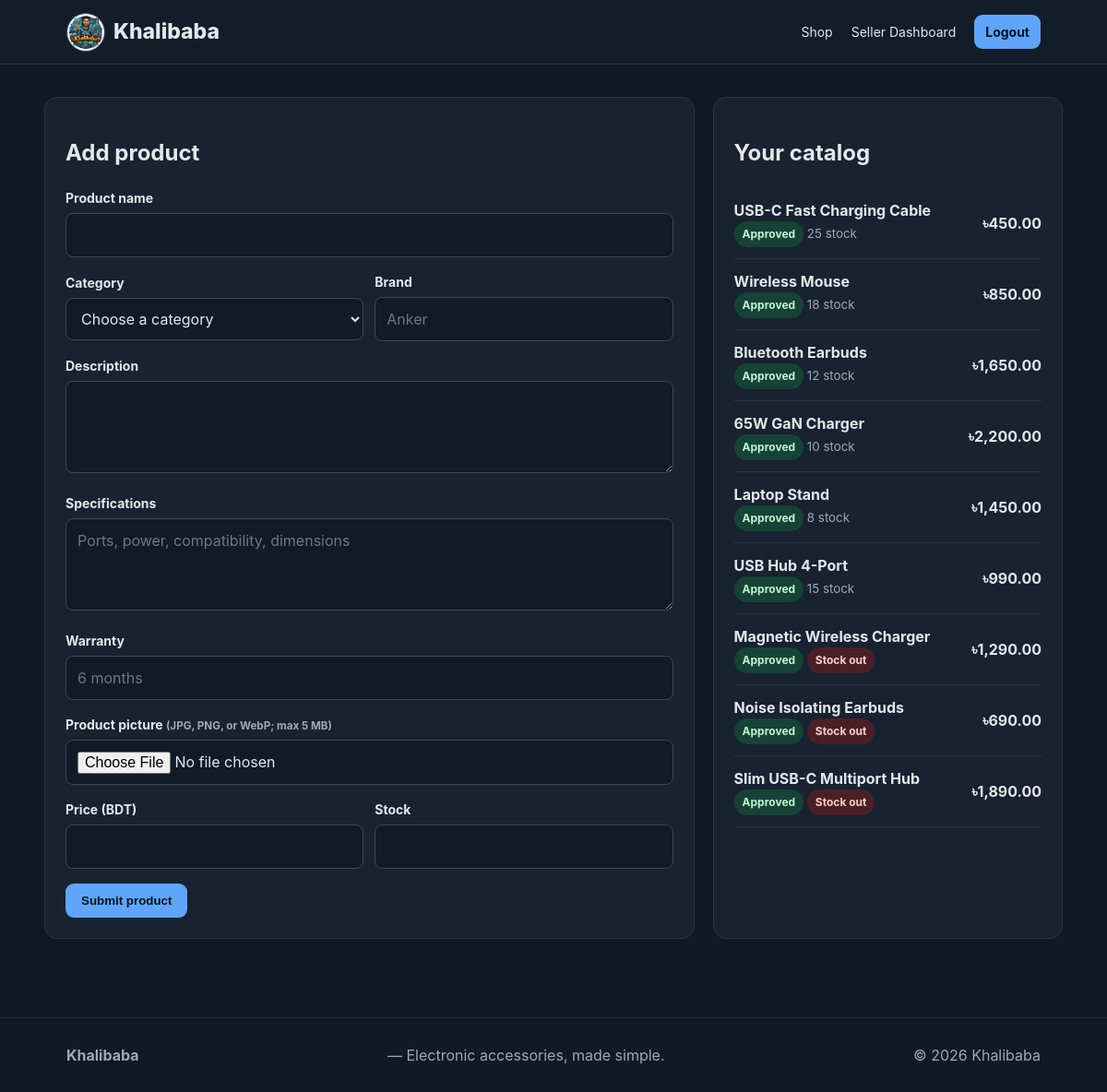
/seller/products.php (signed in), run on the app's committed database.
### tables this page shows
CREATE TABLE products (
    id INT AUTO_INCREMENT PRIMARY KEY,
    seller_id INT NOT NULL,
    name VARCHAR(150) NOT NULL,
    category VARCHAR(80) NOT NULL,
    description TEXT,
    price DECIMAL(10,2) NOT NULL,
    stock INT NOT NULL DEFAULT 0,
    image VARCHAR(255) DEFAULT NULL,
    brand VARCHAR(80) NOT NULL DEFAULT '', specifications TEXT, warranty VARCHAR(100) NOT NULL DEFAULT '',
    status ENUM('Pending','Approved','Rejected','Hidden') NOT NULL DEFAULT 'Approved',
    created_at TIMESTAMP DEFAULT CURRENT_TIMESTAMP,
    FOREIGN KEY (seller_id) REFERENCES users(id) ON DELETE CASCADE
);

### includes/config.php (called while the page is built, shortened)
<?php
function e($value) {
    return htmlspecialchars($value ?? '', ENT_QUOTES, 'UTF-8');
}
function taka($amount) {
    return "৳" . number_format((float)$amount, 2);
}
?>

### seller/products.php (the view, shortened to what this page needs)
<?php
require_once "../includes/config.php";requireRole('seller');$sid=$_SESSION['user']['id'];$message="";$error="";
$stmt=$conn->prepare("SELECT * FROM products WHERE seller_id=? ORDER BY created_at DESC");$stmt->bind_param("i",$sid);$stmt->execute();$products=$stmt->get_result();$categories=$conn->query('SELECT name FROM categories ORDER BY name');
$pageTitle="My Products";include "../includes/header.php"; ?>
<div class="dashboard-grid"><div class="panel"><h2>Add product</h2><?php if($message): ?><div class="notice success"><?=e($message)?></div><?php endif; ?><?php if($error): ?><div class="notice error"><?=e($error)?></div><?php endif; ?>
<form method="post" enctype="multipart/form-data"><div class="form-group"><label>Product name</label><input name="name" required></div><div class="row"><div class="form-group" style="flex:1"><label>Category</label><select name="category" required><option value="">Choose a category</option><?php while($category=$categories->fetch_assoc()):?><option value="<?=e($category['name'])?>"><?=e($category['name'])?></option><?php endwhile;?></select></div><div class="form-group" style="flex:1"><label>Brand</label><input name="brand" placeholder="Anker"></div></div><div class="form-group"><label>Description</label><textarea name="description"></textarea></div><div class="form-group"><label>Specifications</label><textarea name="specifications" placeholder="Ports, power, compatibility, dimensions"></textarea></div><div class="form-group"><label>Warranty</label><input name="warranty" placeholder="6 months"></div><div class="form-group"><label>Product picture <small class="muted">(JPG, PNG, or WebP; max 5 MB)</small></label><input type="file" name="image" accept="image/jpeg,image/png,image/webp"></div><div class="row"><div class="form-group" style="flex:1"><label>Price (BDT)</label><input type="number" step=".01" name="price" required></div><div class="form-group" style="flex:1"><label>Stock</label><input type="number" name="stock" required></div></div><button class="btn">Submit product</button></form></div>
<div class="panel"><h2>Your catalog</h2><?php while($p=$products->fetch_assoc()): ?><div class="row" style="padding:12px 0;border-bottom:1px solid var(--line)"><span><b><?=e($p['name'])?></b><br><small class="muted"><span class="badge <?=e($p['status'])?>"><?=e($p['status'])?></span> <?php if($p['stock'] == 0): ?><span class="badge stock-out">Stock out</span><?php else: ?><?=$p['stock']?> stock<?php endif; ?></small></span><b><?=taka($p['price'])?></b></div><?php endwhile; ?></div></div>
<?php include "../includes/footer.php"; ?>

### assets/css/style.css (style rules this page uses)
:root { --ink:#18212f;--muted:#697586;--line:#e7ebf0;--bg:#f7f9fc;--card:#fff;--accent:#2563eb;--accent2:#0f172a;--danger:#dc2626;--success:#15803d }
* { box-sizing:border-box }
body { margin:0;font-family:Inter,Arial,sans-serif;color:var(--ink);background:var(--bg);line-height:1.5 }
.btn { display:inline-block;background:var(--accent);color:#fff;border:0;padding:11px 17px;border-radius:9px;cursor:pointer;font-weight:700 }
.muted { color:var(--muted) }
.row { display:flex;justify-content:space-between;gap:12px;align-items:center }
.form-group { margin-bottom:16px }
.form-group label { display:block;font-weight:700;font-size:14px;margin-bottom:6px }
.form-group input,.form-group textarea,.form-group select { width:100%;padding:11px 12px;border:1px solid #d5dbe3;border-radius:8px;font:inherit }
.form-group textarea { min-height:100px }
.badge { display:inline-block;padding:5px 9px;border-radius:99px;font-size:12px;font-weight:700;background:#eef2ff;color:#3730a3 }
.dashboard-grid { display:grid;grid-template-columns:1.3fr .7fr;gap:20px }
.panel { background:#fff;border:1px solid var(--line);border-radius:14px;padding:22px }
:root { --ink:#e5e7eb;--muted:#9ca9bb;--line:#2a3546;--bg:#111827;--card:#182230;--accent:#60a5fa;--danger:#f87171;--success:#4ade80 }
.btn { color:#0b1220 }
.form-card,.table-wrap,.stat,.panel,.detail { background:var(--card) }
.form-group input,.form-group textarea,.form-group select,.search input,.qty { background:#111a27;color:var(--ink);border-color:#3a485b }
.badge { background:#293553;color:#c7d2fe }
.badge.Cancelled,.badge.stock-out { background:#4a2028;color:#fecaca }
.badge.Approved,.badge.Resolved,.badge.Refunded { background:#174236;color:#bbf7d0 }

### data on the page
products: name "USB-C Fast Charging Cable", status "Approved", stock "25", price "৳450.00"
products: name "Wireless Mouse", status "Approved", stock "18", price "৳850.00"
products: name "Bluetooth Earbuds", status "Approved", stock "12", price "৳1,650.00"
products: name "65W GaN Charger", status "Approved", stock "10", price "৳2,200.00"
products: name "Laptop Stand", status "Approved", stock "8", price "৳1,450.00"
products: name "USB Hub 4-Port", status "Approved", stock "15", price "৳990.00"
products: name "Magnetic Wireless Charger", status "Approved", stock "Stock out", price "৳1,290.00"
products: name "Noise Isolating Earbuds", status "Approved", stock "Stock out", price "৳690.00"
products: name "Slim USB-C Multiport Hub", status "Approved", stock "Stock out", price "৳1,890.00"
